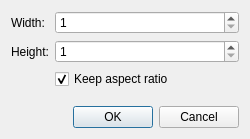
<?xml version="1.0" encoding="UTF-8"?>
<ui version="4.0">
 <class>ResizeDialog</class>
 <widget class="QDialog" name="ResizeDialog">
  <property name="geometry">
   <rect>
    <x>0</x>
    <y>0</y>
    <width>250</width>
    <height>139</height>
   </rect>
  </property>
  <property name="windowTitle">
   <string>Resize image</string>
  </property>
  <layout class="QVBoxLayout" name="verticalLayout">
   <item>
    <layout class="QFormLayout" name="formLayout">
     <item row="0" column="0">
      <widget class="QLabel" name="label">
       <property name="text">
        <string>Width:</string>
       </property>
      </widget>
     </item>
     <item row="1" column="0">
      <widget class="QLabel" name="label_2">
       <property name="text">
        <string>Height:</string>
       </property>
      </widget>
     </item>
     <item row="0" column="1">
      <widget class="QSpinBox" name="width">
       <property name="minimum">
        <number>1</number>
       </property>
       <property name="maximum">
        <number>9999999</number>
       </property>
       <property name="singleStep">
        <number>10</number>
       </property>
      </widget>
     </item>
     <item row="1" column="1">
      <widget class="QSpinBox" name="height">
       <property name="minimum">
        <number>1</number>
       </property>
       <property name="maximum">
        <number>9999999</number>
       </property>
       <property name="singleStep">
        <number>10</number>
       </property>
      </widget>
     </item>
     <item row="2" column="1">
      <widget class="QCheckBox" name="keep_aspect_ratio">
       <property name="text">
        <string>Keep aspect ratio</string>
       </property>
       <property name="checked">
        <bool>true</bool>
       </property>
      </widget>
     </item>
    </layout>
   </item>
   <item>
    <widget class="QDialogButtonBox" name="buttonBox">
     <property name="orientation">
      <enum>Qt::Horizontal</enum>
     </property>
     <property name="standardButtons">
      <set>QDialogButtonBox::Cancel|QDialogButtonBox::Ok</set>
     </property>
    </widget>
   </item>
  </layout>
 </widget>
 <resources/>
 <connections>
  <connection>
   <sender>buttonBox</sender>
   <signal>accepted()</signal>
   <receiver>ResizeDialog</receiver>
   <slot>accept()</slot>
   <hints>
    <hint type="sourcelabel">
     <x>248</x>
     <y>254</y>
    </hint>
    <hint type="destinationlabel">
     <x>157</x>
     <y>274</y>
    </hint>
   </hints>
  </connection>
  <connection>
   <sender>buttonBox</sender>
   <signal>rejected()</signal>
   <receiver>ResizeDialog</receiver>
   <slot>reject()</slot>
   <hints>
    <hint type="sourcelabel">
     <x>316</x>
     <y>260</y>
    </hint>
    <hint type="destinationlabel">
     <x>286</x>
     <y>274</y>
    </hint>
   </hints>
  </connection>
 </connections>
</ui>
